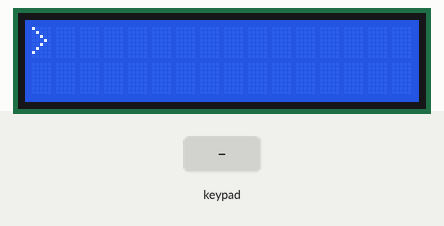
A sketch run on a simulated Arduino Uno, built with avr-gcc and run on an emulated ATmega328P. On the bench: 16×2 character LCD. The test bench sets the inputs (shaded band).

Above: at 6.2 s.
6.3 s: keypad keys 7 + 5 = pressed 0.4 s apart
At 8.7 s:
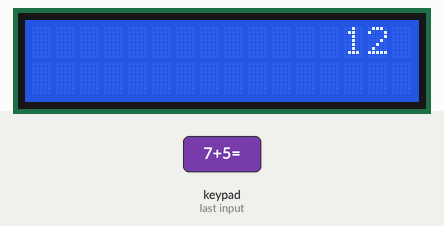
9.4 s: keypad keys 3 2 1 0 * pressed 0.4 s apart
At 11.4 s:
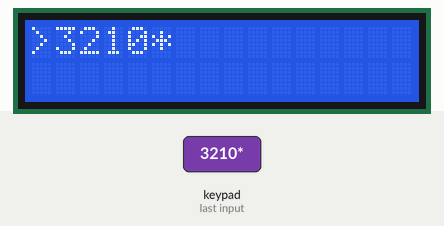
12.9 s: keypad keys 3 2 1 0 = pressed 0.4 s apart
At 15.3 s:
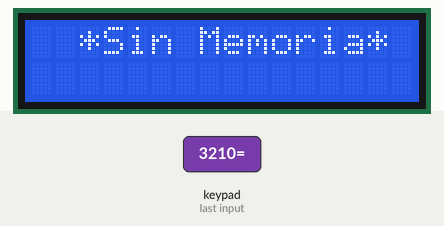
16.4 s: key 'X' pressed
At 17.6 s:
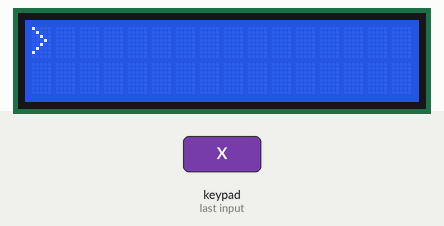
17.9 s: key '/' pressed
Timing chart, 0 to 20.4 s (numbered marks = the images above; inputs shaded):
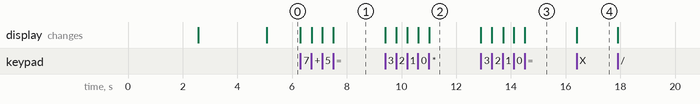

The sketch:

PROYECTO_CALCULADORA.ino
```cpp
/* ----------------------------------------------------------- */
/* ---ARDUINO - CALCULADORA BÁSICA---------------------------- */
/* ---INCLUYE: DISPLAY LCD 16X2 + TECLADO MATRICIAL 8X8------- */
/* ----------------------------------------------------------- */
#include <LiquidCrystal.h>
#include <Keypad.h>
/* ----------------------------------------------------------- */
/* --- Definición de variables ------------------------------- */
/* ----------------------------------------------------------- */
LiquidCrystal lcd(13, 12, 11, 10, 9, 8);
const byte COLUMNAS = 4;
const byte FILAS = 4;
char teclas [FILAS] [COLUMNAS] = {{'1', '4', '7', 'X'},{'2', '5', '8', '0'},{'3', '6', '9', '='},{'+', '-', '*', '/'}};
byte filasPines[FILAS] = {3, 2, 1, 0}; //Define lineas
byte columnasPines[COLUMNAS] = {7 ,6 ,5 ,4}; //Define columnas
Keypad miTeclado = Keypad( makeKeymap(teclas), filasPines, columnasPines, FILAS, COLUMNAS );
boolean valorActual = false;
boolean siguiente = false;
boolean final = false;
String numero1, numero2, numero3;
int calculoTotal;
int movimiento;
char operacion;
float r1,r2,r3,r4;
float decimal;
int contador=0;
/* ----------------------------------------------------------------------------------- */
/* --- Cada vez que se reinicie Ardino, se ejecuta se ejecuta la función setup() ----- */
/* ----------------------------------------------------------------------------------- */
void setup(){
             lcd.begin(16,2);
             lcd.setCursor(3,0);
             lcd.print("CALCULADORA");
             lcd.setCursor(1,1);
             lcd.print("OP. ARITMETICAS");
             delay(2500);
             lcd.clear();
             lcd.setCursor(3,0);
             lcd.print("SUMA, RESTA");
             lcd.setCursor(1,1);
             lcd.print("MULT Y DIVISION");
             delay(2500);
             lcd.clear();
             lcd.setCursor(0,0);
             lcd.print(">");
}
/* --- Estructura del bluce del programa -------------------------------------------- */
void loop()
{
 char tecla = miTeclado.getKey();
 int longitudDelNumero;

 // Verifico que se presionó una teclada determinada.
 if (tecla != NO_KEY && (tecla=='1'||tecla=='2'||tecla=='3'||tecla=='4'||tecla=='5'||tecla=='6'||tecla=='7'||tecla=='8'||tecla=='9'||tecla=='0'))
 {
   // Inicialización de las variables
   if (contador == 1){
                     lcd.clear();
                     valorActual = false;
                     final = false;
                     numero1 = "";
                     numero2 = "";
                     calculoTotal = 0;
                     operacion = ' ';
                     lcd.setCursor(0,0);
                     lcd.print(">");
                     contador=0;
                   }
   if (valorActual != true){
                           numero1 = numero1 + tecla;
                           longitudDelNumero = numero1.length();
                           movimiento = longitudDelNumero;
                           lcd.setCursor(1, 0);
                           lcd.print(numero1);
                          } else {
                                  numero2 = numero2 + tecla;
                                  longitudDelNumero = numero2.length();
                                  lcd.setCursor(movimiento+2, 0);
                                  lcd.print(numero2);
                                  final = true;
                                 }
  } else if ((tecla == '+' || tecla == '-' || tecla == '*' || tecla == '/') && valorActual == false && tecla != NO_KEY)
{
 if (valorActual == false){
                          valorActual = true;
                          operacion = tecla;
                          lcd.setCursor(movimiento+1,0);
                          lcd.print(operacion);
                         }
 } else if (final == true && tecla != NO_KEY && tecla == '=')
 {
   // Dependiendo de la opción que se selecciono, resuelve las distintas operaciones
   switch (operacion) {
    case '+':
      //Resuelve la operacion suma
      calculoTotal = numero1.toInt() + numero2.toInt();
      break;
    case '-':
      //Resuelve la operacion resta
      calculoTotal = numero1.toInt() - numero2.toInt();
      break;
    case '*':
      //Resuelve la operacion multiplicacion
      calculoTotal = numero1.toInt() * numero2.toInt();
      break;
    case '/':
      //Se resolverá la operacion division
      if(numero2.toInt()==0){
                             calculoTotal = 'E'; // Error al dividor por 0 (cero)
                            }else
                                 {
                                  calculoTotal = (numero1.toInt()) / (numero2.toInt());
                                  r1=numero1.toInt();// Asignacion en r1 = calculo de los nros decimales
                                  r2=numero2.toInt();// Asignacion en r2 = calculo de los nros decimales
                                  decimal= r1/r2;// Asignacion en decimal para la dision entre r1/r2 = numero decimal
                                 }
      break;
    default:
      // si nada más coincide, elija esta opción
    break;
  }
 numero3=String(calculoTotal);
 lcd.clear();
 lcd.setCursor(15,0);
 lcd.autoscroll();
 if(calculoTotal=='E'){
                       lcd.print(" Err.de Sintaxis");
                      } else if(numero3.length()>4){
                                                    lcd.print("*Sin Memoria*");
                                                   }else{
                                                         if (operacion == '/') {lcd.print(decimal,2);}
                                                            else {lcd.print(calculoTotal);};
                                                         contador=1;
                                                        }
lcd.noAutoscroll();
} else if (tecla == 'X' && tecla != NO_KEY){
                                       lcd.clear();
                                       valorActual = false;
                                       final = false;
                                       numero1 = "";
                                       numero2 = "";
                                       calculoTotal = 0;
                                       operacion = ' ';
                                       lcd.setCursor(0,0);
                                       lcd.print(">");
                                      }
}
/* ----------------------------------------------------------- */
```

Measured:
- after the input at 6.3 s, the display: first changes at once (image 1 shows a later state)
- after the input at 9.4 s, the display: first changes at once (image 2 shows a later state)
- after the input at 12.9 s, the display: first changes at once (image 3 shows a later state)
- after the input at 16.4 s, the display: changes at once (image 4)
